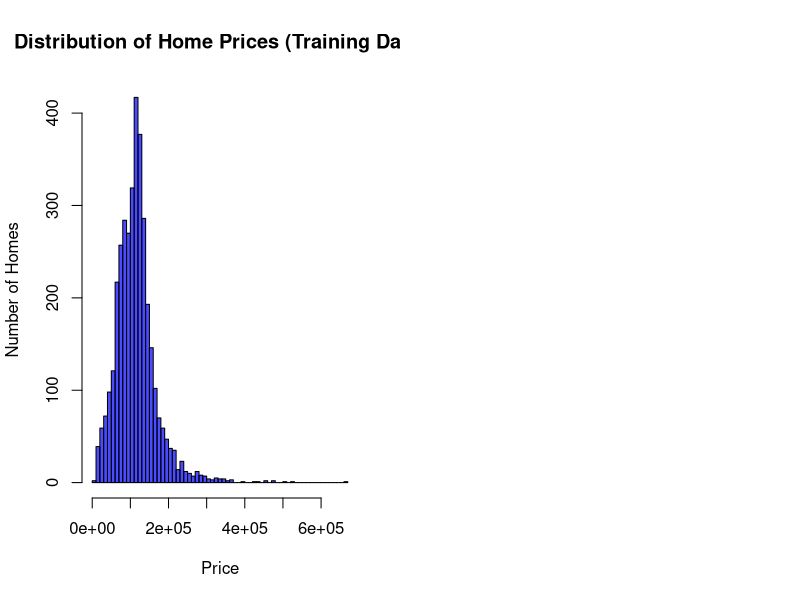
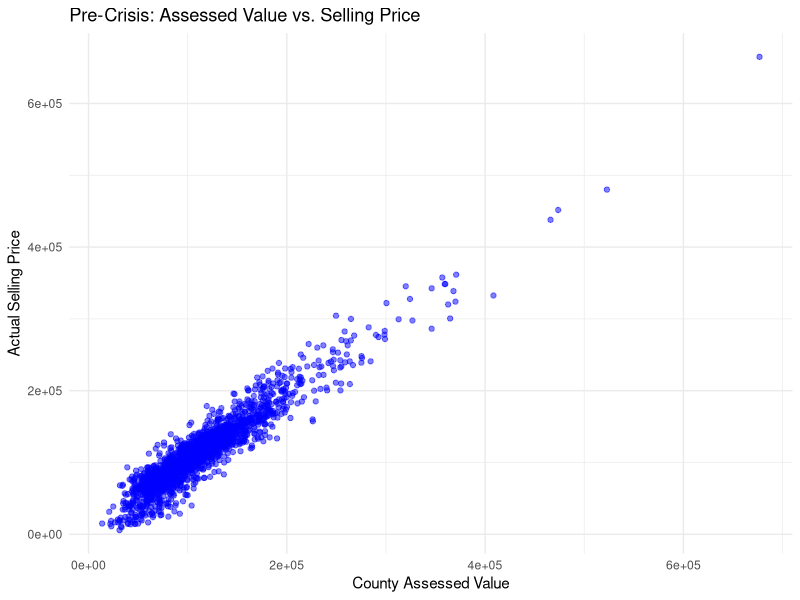
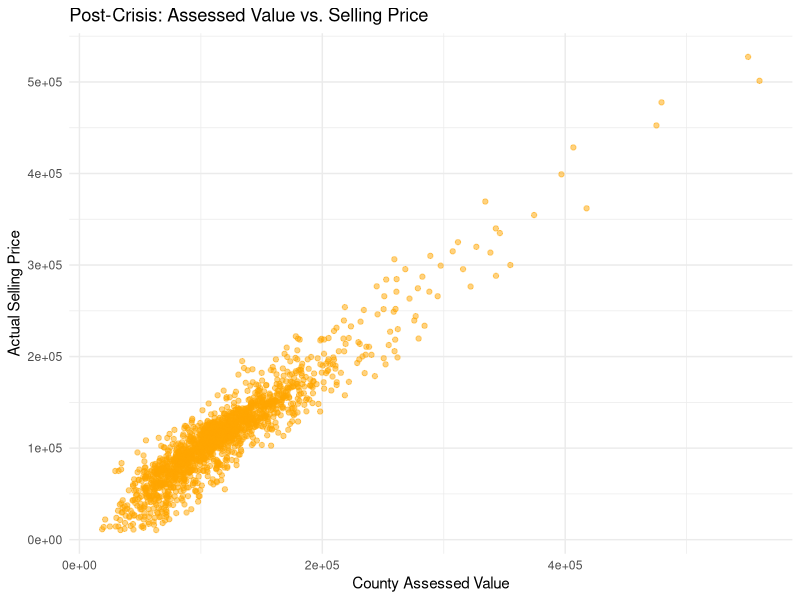

The R script that drew these images, in order:
## ---- chunk 1
# read the datasets into R
library(knitr)
pre_crisis_data <- read.csv("PreCrisisCV.csv")
post_crisis_data <- read.csv("PostCrisisCV.csv")
## ---- chunk 2
# Calculate the county-assessed values for both datasets
pre_crisis_data$AssessedValue <- pre_crisis_data$LandValue + pre_crisis_data$BuildingValue
post_crisis_data$AssessedValue <- post_crisis_data$LandValue + post_crisis_data$BuildingValue
## ---- chunk 3
# Compute the correlation between the assessed values and actual selling prices for both datasets
pre_crisis_correlation <- cor(pre_crisis_data$AssessedValue, pre_crisis_data$Price)
post_crisis_correlation <- cor(post_crisis_data$AssessedValue, post_crisis_data$Price)
## ---- chunk 4
# Print the correlations
print(paste("Pre-Crisis Correlation:", pre_crisis_correlation))
print(paste("Post-Crisis Correlation:", post_crisis_correlation))
## ---- chunk 5
# Load necessary libraries
library(ggplot2)

# Combine pre-crisis and post-crisis data for visualization
combined_prices <- c(pre_crisis_data$Price, post_crisis_data$Price)

# Plot histograms
par(mfrow=c(1, 2))  # Set up the plotting area for two plots side by side

# Histogram for training data (combined pre-crisis and post-crisis)
hist(combined_prices, breaks=50, col=rgb(0, 0, 1, 0.7), main="Distribution of Home Prices (Training Data)", xlab="Price", ylab="Number of Homes")


## ---- chunk 6
# Load necessary libraries
library(ggplot2)

# Plotting scatter plot for Pre-Crisis data
ggplot(pre_crisis_data, aes(x=AssessedValue, y=Price)) +
  geom_point(alpha=0.5, color="blue") +
  theme_minimal() +
  labs(title="Pre-Crisis: Assessed Value vs. Selling Price",
       x="County Assessed Value",
       y="Actual Selling Price")

# Plotting scatter plot for Post-Crisis data
ggplot(post_crisis_data, aes(x=AssessedValue, y=Price)) +
  geom_point(alpha=0.5, color="orange") +
  theme_minimal() +
  labs(title="Post-Crisis: Assessed Value vs. Selling Price",
       x="County Assessed Value",
       y="Actual Selling Price")
## ---- chunk 7
# Load necessary libraries
# install.packages("randomForest")
library(randomForest)

# Features and target for pre-crisis data
X_pre_crisis <- pre_crisis_data[, -which(names(pre_crisis_data) %in% c("Price", "Property", "AssessedValue"))]
y_pre_crisis <- pre_crisis_data$Price

# Train a Random Forest model
rf_pre_crisis <- randomForest(X_pre_crisis, y_pre_crisis, ntree=100, importance=TRUE)

# Extract feature importance
feature_importance_pre_crisis <- importance(rf_pre_crisis)

# Sort features by importance
sorted_features_pre_crisis <- feature_importance_pre_crisis[order(-feature_importance_pre_crisis[, "IncNodePurity"]), "IncNodePurity"]

# Print the sorted features
print(sorted_features_pre_crisis)
## ---- chunk 8
# Features and target for post-crisis data
X_post_crisis <- post_crisis_data[, -which(names(post_crisis_data) %in% c("Price", "Property", "AssessedValue"))]
y_post_crisis <- post_crisis_data$Price

# Train a Random Forest model for post-crisis data
rf_post_crisis <- randomForest(X_post_crisis, y_post_crisis, ntree=100, importance=TRUE)

# Extract feature importance for post-crisis data
feature_importance_post_crisis <- importance(rf_post_crisis)

# Sort features by importance for post-crisis data
sorted_features_post_crisis <- feature_importance_post_crisis[order(-feature_importance_post_crisis[, "IncNodePurity"]), "IncNodePurity"]

# Print the sorted features for post-crisis data
print(sorted_features_post_crisis)

## ---- chunk 9
# Loading necessary libraries
# install.packages(c("randomForest", "dplyr", "tidyr", # "caret"))
library(randomForest)
library(dplyr)
library(tidyr)
library(caret)


# Combining the datasets
combined_data <- rbind(pre_crisis_data, post_crisis_data)

# Splitting the data into 70% training and 30% testing
set.seed(42)
splitIndex <- createDataPartition(combined_data$Price, p = 0.70, list = FALSE)
train_data <- combined_data[splitIndex,]
test_data <- combined_data[-splitIndex,]

# Training the Random Forest model
model_rf <- randomForest(Price ~ . - Property, data = train_data, ntree=100)

# Predicting on the test data
predictions <- predict(model_rf, test_data)

# Calculating MAE and RMSE
mae <- mean(abs(predictions - test_data$Price))
rmse <- sqrt(mean((predictions - test_data$Price)^2))

print(paste("Mean Absolute Error (MAE):", round(mae, 2)))
print(paste("Root Mean Squared Error (RMSE):", round(rmse, 2)))

